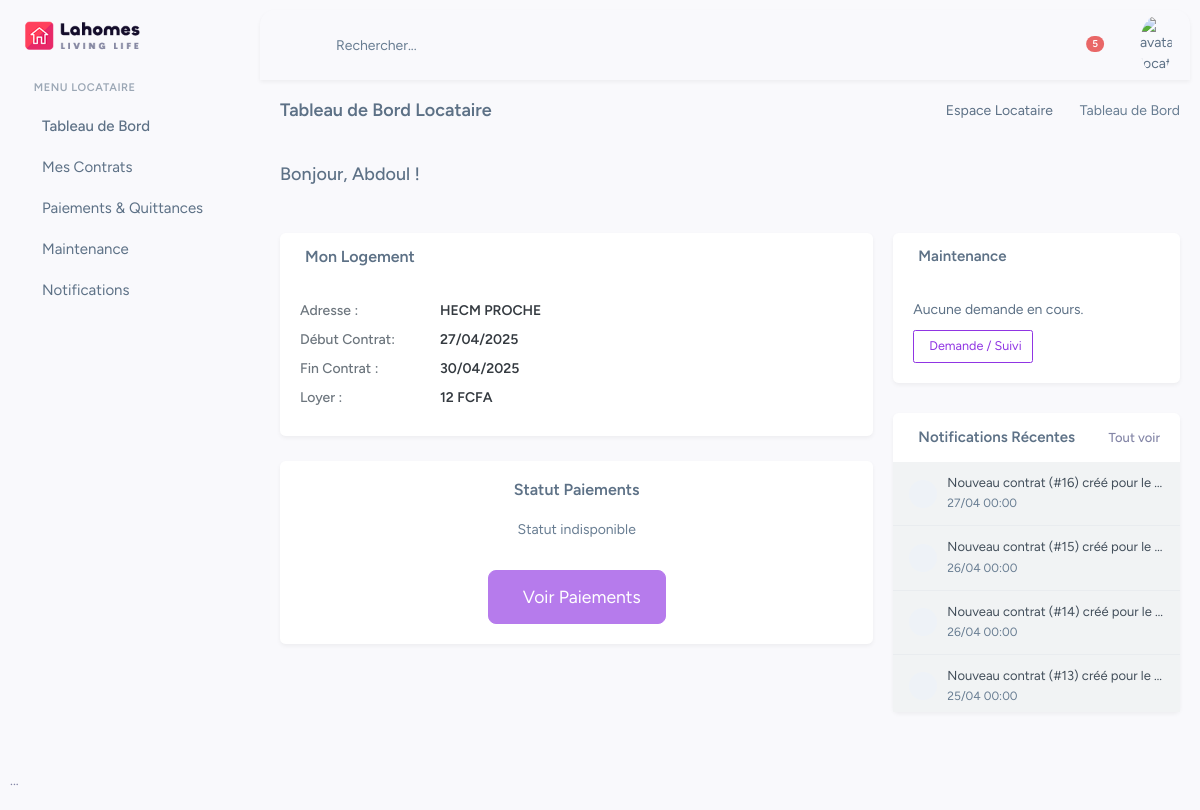
The app's page /techzaa.in/lahomes/admin/locataire-dashboard.php (signed in) with its own data.
### tables this page shows
CREATE TABLE `contrat` (
  `idContrat` int(11) NOT NULL,
  `dateDebut` date DEFAULT NULL,
  `dateFin` date DEFAULT NULL,
  `montantLoyer` float DEFAULT NULL,
  `caution` float DEFAULT NULL COMMENT 'Montant caution (si différent de 1 mois)',
  `moisAvance` int(11) DEFAULT 3 COMMENT 'Nombre de mois payés en avance',
  `dateCreation` timestamp NOT NULL DEFAULT current_timestamp(),
  `statutContrat` enum('En attente signatures','Signé par les parties','Actif','Résilié','Expiré') DEFAULT 'En attente signatures',
  `signatureLocataireDate` datetime DEFAULT NULL,
  `signatureProprioDate` datetime DEFAULT NULL,
  `signatureNotaireDate` datetime DEFAULT NULL COMMENT 'Date activation par notaire',
  `signature_proprio_image` varchar(255) DEFAULT NULL COMMENT 'Nom fichier signature uploadée par proprio',
  `signature_locataire_image` varchar(255) DEFAULT NULL COMMENT 'Nom fichier signature uploadée par locataire',
  `tokenSignatureLocataire` varchar(64) DEFAULT NULL,
  `tokenSignatureProprietaire` varchar(64) DEFAULT NULL,
  `tokenExpireAt` datetime DEFAULT NULL COMMENT 'Expiration des tokens de signature',
  `fichierContratSigneFinal` varchar(255) DEFAULT NULL COMMENT 'Chemin PDF final généré',
  `idBien` int(11) DEFAULT NULL,
  `idLocataire` int(11) DEFAULT NULL,
  `idProprietaire` int(11) DEFAULT NULL,
  `idNotaire` int(11) DEFAULT NULL
);

CREATE TABLE `bienimmobiliers` (
  `idBien` int(11) NOT NULL,
  `adresse` varchar(255) DEFAULT NULL,
  `statut` enum('Libre','Occupé') DEFAULT 'Libre',
  `loyerMensuel` decimal(10,2) DEFAULT NULL,
  `image_profil` varchar(255) DEFAULT NULL COMMENT 'Nom du fichier image principal',
  `supervisionStatut` enum('En attente','Validé','Suspendu') NOT NULL DEFAULT 'En attente' COMMENT 'Statut de validation par l''administrateur',
  `idProprietaire` int(11) DEFAULT NULL
);

CREATE TABLE `notification` (
  `idNotif` int(11) NOT NULL,
  `dateNotif` date DEFAULT NULL,
  `contenu` text DEFAULT NULL,
  `statutNotif` enum('Envoyé','Lu') DEFAULT NULL,
  `typeNotif` enum('email','appel de paiement','autre') DEFAULT NULL,
  `idUser` int(11) DEFAULT NULL
);

### techzaa.in/lahomes/admin/locataire-dashboard.php (the view, shortened to what this page needs)
<?php
require_once 'db_connection.php';
$locataireUserId = $_SESSION['user_id'] ?? null;
$locatairePrenom = $_SESSION['user_prenom'] ?? 'Locataire';
$idLocataire = $_SESSION['idLocataire'] ?? null;
if($idLocataire === null) {
    try {
        $stmt_lid = $pdo->prepare("SELECT idLocataire FROM locataire WHERE idUser = :userId");
        $stmt_lid->execute([':userId' => $locataireUserId]);
        $idLocataire = $stmt_lid->fetchColumn();
    } catch (PDOException $e) { error_log("PDO get_loc_id: " . $e->getMessage());  }
}
$contratActifData = null;
$paymentStatus = ['message' => '<span class="text-muted">Vérification...</span>', 'class' => 'text-muted', 'buttonText' => 'Vérifier Statut', 'disablePaymentButton' => true];
$maintenanceStatus = ['message' => "Aucune demande en cours."];
$recentNotifications = [];
$unreadNotificationCount = 0;
$pageAlerts = [];
try {
    $stmtContrat = $pdo->prepare("
        SELECT c.idContrat, c.dateDebut, c.dateFin, c.montantLoyer, b.adresse
        FROM contrat c
        JOIN bienimmobiliers b ON c.idBien = b.idBien
        WHERE c.idLocataire = ? AND c.statutContrat = 'Actif'
        ORDER BY c.idContrat DESC LIMIT 1
    ");
    if ($idLocataire) {
        $stmtContrat->execute([$idLocataire]);
        $contratActifData = $stmtContrat->fetch(PDO::FETCH_ASSOC);
    }
    if ($contratActifData) {
         $paiementAJour = true;
         if($paiementAJour) {
             $paymentStatus = ['message' => '<span class="text-success">Vos paiements sont à jour.</span>', 'class' => 'text-success', 'buttonText' => 'Voir Historique', 'disablePaymentButton' => false, 'link' => 'locataire-paiements.php'];
         } else {
         }
    } else {
         $paymentStatus = ['message' => '<span class="text-muted">Aucun contrat actif.</span>', 'class' => 'text-muted', 'buttonText' => 'Effectuer Paiement', 'disablePaymentButton' => true];
    }
    $stmtNotifs = $pdo->prepare("SELECT idNotif, contenu, dateNotif, typeNotif, statutNotif FROM notification WHERE idUser = ? ORDER BY idNotif DESC LIMIT 5");
    $stmtNotifs->execute([$locataireUserId]); $recentNotifications = $stmtNotifs->fetchAll(PDO::FETCH_ASSOC);
    $stmtUnread = $pdo->prepare("SELECT COUNT(*) FROM notification WHERE idUser = ? AND statutNotif = 'Envoyé'");
    $stmtUnread->execute([$locataireUserId]); $unreadNotificationCount = $stmtUnread->fetchColumn() ?: 0;
} catch (PDOException $e) { $pageAlerts[] = ['type' => 'danger', 'message' => 'Erreur chargement données dashboard.']; error_log("Err PDO dashboard locataire: " . $e->getMessage()); }
?>
<!DOCTYPE html>
<html lang="fr">
<head>
     <link href="assets/css/vendor.min.css" rel="stylesheet" type="text/css" />
     <link href="assets/css/icons.min.css" rel="stylesheet" type="text/css" />
     <link href="assets/css/app.min.css" rel="stylesheet" type="text/css" id="app-style"/>
</head>
<body>
    <div class="wrapper">
         <header class=""> <div class="topbar"> <div class="container-fluid"> <div class="navbar-header"> <div class="d-flex align-items-center gap-2"> <div class="topbar-item"><button type="button" class="button-toggle-menu topbar-button"><i class="ri-menu-2-line fs-24"></i></button></div> <form class="app-search d-none d-md-block me-auto"><div class="position-relative"><input type="search" class="form-control border-0" placeholder="Rechercher..." autocomplete="off" value=""><i class="ri-search-line search-widget-icon"></i></div></form> </div> <div class="d-flex align-items-center gap-1"> <div class="topbar-item"><button type="button" class="topbar-button" id="light-dark-mode"><i class="ri-moon-line fs-24 light-mode"></i><i class="ri-sun-line fs-24 dark-mode"></i></button></div> <div class="dropdown topbar-item d-none d-lg-flex"><button type="button" class="topbar-button" data-toggle="fullscreen"><i class="ri-fullscreen-line fs-24 fullscreen"></i><i class="ri-fullscreen-exit-line fs-24 quit-fullscreen"></i></button></div>
             <div class="dropdown topbar-item"> <button type="button" class="topbar-button position-relative" id="page-header-notifications-dropdown" data-bs-toggle="dropdown" aria-haspopup="true" aria-expanded="false"> <span id="topbarUnreadCount" class="position-absolute topbar-badge fs-10 translate-middle badge bg-danger rounded-pill <?php echo $unreadNotificationCount == 0 ? 'd-none' : ''; ?>"> <?php echo $unreadNotificationCount > 9 ? '9+' : $unreadNotificationCount; ?> </span> </button> </div>
             <div class="topbar-item d-none d-md-flex"><button type="button" class="topbar-button" id="theme-settings-btn" data-bs-toggle="offcanvas" data-bs-target="#theme-settings-offcanvas"><i class="ri-settings-4-line fs-24"></i></button></div>
             <div class="dropdown topbar-item"> <a type="button" class="topbar-button" id="page-header-user-dropdown" data-bs-toggle="dropdown"><span class="d-flex align-items-center"><img class="rounded-circle" width="32" src="assets/images/users/avatar-placeholder.png" alt="avatar-locataire"></span></a> </div>
         </div> </div> </div> </div> </header>
         <div class="main-nav">
               <div class="logo-box">
                    <a href="locataire-dashboard.html" class="logo-dark"><img src="assets/images/logo-sm.png" class="logo-sm" alt="logo sm"><img src="assets/images/logo-dark.png" class="logo-lg" alt="logo dark"></a>
               </div>
               <div class="scrollbar" data-simplebar>
                    <ul class="navbar-nav" id="navbar-nav">
                         <li class="menu-title">Menu Locataire</li>
                         <li class="nav-item">
                              <a class="nav-link active" href="locataire-dashboard.html"><span class="nav-icon"><i class="ri-dashboard-line"></i></span><span class="nav-text">Tableau de Bord</span></a>
                         </li>
                         <li class="nav-item">
                              <a class="nav-link" href="locataire-contrat.html"><span class="nav-icon"><i class="ri-file-text-line"></i></span><span class="nav-text">Mes Contrats</span></a>
                         </li>
                          <li class="nav-item">
                              <a class="nav-link" href="locataire-paiements.html"><span class="nav-icon"><i class="ri-secure-payment-line"></i></span><span class="nav-text">Paiements & Quittances</span></a>
                         </li>
                         <li class="nav-item">
                              <a class="nav-link" href="locataire-maintenance.html"><span class="nav-icon"><i class="ri-tools-line"></i></span><span class="nav-text">Maintenance</span></a>
                         </li>
                         <li class="nav-item">
                              <a class="nav-link" href="locataire-notifications.html"><span class="nav-text">Notifications</span></a>
                         </li>
                    </ul>
               </div>
          </div>
        <div class="page-content">
            <div class="container-fluid">
                <div class="row"> <div class="col-12"> <div class="page-title-box"> <h4 class="mb-0 fw-semibold">Tableau de Bord Locataire</h4> <ol class="breadcrumb m-0"> <li class="breadcrumb-item"><a href="javascript: void(0);">Espace Locataire</a></li> <li class="breadcrumb-item active">Tableau de Bord</li> </ol> </div> </div> </div>
                 <div class="row"> <div class="col-12"> <h4 class="welcome-message">Bonjour, <span id="locatairePrenom"><?php echo htmlspecialchars($locatairePrenom); ?></span> !</h4> </div> </div>
                <div class="row">
                    <div class="col-lg-7 col-xl-8">
                        <div class="card contract-summary-card"> <div class="card-header"> <h5 class="card-title mb-0"><i class="ri-home-heart-line me-1"></i> Mon Logement</h5> </div> <div class="card-body">
                            <?php if ($contratActifData): ?>
                             <dl class="mb-0">
                                 <dt>Adresse :</dt> <dd id="logementAdresse"><?php echo htmlspecialchars($contratActifData['adresse'] ?? 'Non défini'); ?></dd>
                                 <dt>Début Contrat:</dt> <dd id="contratDateDebut"><?php echo !empty($contratActifData['dateDebut']) ? date('d/m/Y', strtotime($contratActifData['dateDebut'])) : 'N/A'; ?></dd>
                                 <dt>Fin Contrat :</dt> <dd id="contratDateFin"><?php echo !empty($contratActifData['dateFin']) ? date('d/m/Y', strtotime($contratActifData['dateFin'])) : 'N/A'; ?></dd>
                                 <dt>Loyer :</dt> <dd id="contratMontantLoyer"><?php echo isset($contratActifData['montantLoyer']) ? number_format($contratActifData['montantLoyer'], 0, ',', ' ') . ' FCFA' : 'N/A'; ?></dd>
                             </dl>
                             <?php else: ?>
                                 <p class="text-muted text-center my-3">Aucun contrat de location actif.</p>
                             <?php endif; ?>
                        </div> </div>
                        <div class="card payment-action-card text-center"> <div class="card-body"> <h5 class="card-title">Statut Paiements</h5> <div id="paiementStatusMessage" class="status-text my-3 <?php echo htmlspecialchars($paymentStatus['class'] ?? 'text-muted'); ?>"> <?php echo $paymentStatus['message'] ?? '<span class="text-muted">Statut indisponible</span>'; ?> </div>
                            <a href="<?php echo htmlspecialchars($paymentStatus['link'] ?? 'locataire-paiements.php'); ?>" id="btnPayerMain" class="btn btn-lg mt-2 <?php echo ($paymentStatus['disablePaymentButton'] ?? true) ? 'btn-secondary disabled' : 'btn-success'; ?>"> <i class="ri-secure-payment-line me-2"></i> <span id="btnPayerText"><?php echo htmlspecialchars($paymentStatus['buttonText'] ?? 'Voir Paiements'); ?></span> </a>
                        </div> </div>
                    </div>
                     <div class="col-lg-5 col-xl-4 d-flex flex-column">
                        <div class="card mb-4"> <div class="card-header"><h5 class="card-title mb-0 fs-15"><i class="ri-tools-line me-1"></i> Maintenance</h5></div> <div class="card-body"> <p id="maintenanceStatus" class="mb-2 fs-14"><?php echo htmlspecialchars($maintenanceStatus['message'] ?? 'Statut indisponible.'); ?></p> <a href="locataire-maintenance.php" class="btn btn-outline-secondary btn-sm"> <i class="ri-add-line me-1"></i> Demande / Suivi</a> </div> </div>
                        <div class="card recent-notifications-card flex-grow-1">
                            <div class="card-header d-flex justify-content-between align-items-center"> <h5 class="card-title mb-0 fs-15"><i class="ri-notification-3-line me-1"></i> Notifications Récentes</h5> <a href="locataire-notifications.php" class="btn-link fw-medium fs-13">Tout voir</a> </div>
                            <div class="card-body p-0">
                                 <div class="list-group list-group-flush" id="recentNotificationsList" style="max-height: 250px; overflow-y: auto;">
                                      <?php if (empty($recentNotifications)): ?> <div id="noRecentNotifications" class="list-group-item text-center text-muted py-3"> Aucune notification récente. </div>
                                      <?php else:
                                         $activityIcons = ['paiement' => 'ri-money-dollar-circle-line text-success bg-success-subtle', 'rappel' => 'ri-alarm-warning-line text-warning bg-warning-subtle', 'contrat' => 'ri-file-text-line text-info bg-info-subtle', 'maintenance' => 'ri-tools-line text-primary bg-primary-subtle', 'autre' => 'ri-information-line text-secondary bg-light', 'info' => 'ri-information-line text-secondary bg-light'];
                                         foreach ($recentNotifications as $notif): $isUnread = ($notif['statutNotif'] === 'Envoyé'); $notifDate = !empty($notif['dateNotif']) ? date('d/m H:i', strtotime($notif['dateNotif'])) : '-'; $lienNotification = "locataire-notifications.php#notif-" . $notif['idNotif']; $iconInfoKey = $notif['typeNotif'] ?? 'info'; $iconInfo = $activityIcons[$iconInfoKey] ?? $activityIcons['info']; list($iconClass, $iconColor, $bgColor) = explode(' ', $iconInfo . ' text-secondary bg-light');
                                         ?>
                                         <a href="<?php echo htmlspecialchars($lienNotification); ?>" class="list-group-item list-group-item-action <?php echo $isUnread ? 'notification-unread' : ''; ?>" onclick="markNotificationAsRead(<?php echo $notif['idNotif']; ?>, this)"> <div class="d-flex align-items-center"> <div class="flex-shrink-0 me-2"> <div class="avatar-xs rounded-circle <?php echo $bgColor; ?> d-flex align-items-center justify-content-center notification-icon-sm"> <i class="<?php echo $iconClass; ?> <?php echo $iconColor; ?>"></i> </div> </div> <div class="flex-grow-1 overflow-hidden"> <p class="notification-text text-truncate mb-0 fs-13"><?php echo htmlspecialchars($notif['contenu']); ?></p> <small class="notification-time-sm text-muted"><?php echo $notifDate; ?></small> </div> </div> </a>
                                         <?php endforeach; endif; ?>
                                 </div>
                             </div>
                        </div>
                    </div>
                </div>
            </div>
        </div>
         <footer class="footer"> ... </footer>
    </div>
</body>
</html>

### techzaa.in/lahomes/admin/locataire-dashboard.php (style rules this page uses)
.welcome-message { margin-bottom: 1.5rem; }
.contract-summary-card dt { font-weight: 500; color: #6c757d; min-width: 130px; float: left; clear: left; margin-bottom: 0.5rem; }
.contract-summary-card dd { margin-left: 140px; font-weight: 600; color: #343a40; margin-bottom: 0.5rem; }
.payment-action-card .btn-lg { padding: 0.75rem 1.5rem; font-size: 1.1rem; }
.recent-notifications-card .list-group-item { padding: 0.75rem 1rem; border-bottom: 1px solid #e9ecef; }
.recent-notifications-card .notification-icon-sm { width: 28px; height: 28px; font-size: 1rem; }
.recent-notifications-card .notification-text { font-size: 0.85rem; line-height: 1.4; }
.recent-notifications-card .notification-time-sm { font-size: 0.75rem; color: #6c757d; }
.row > * { margin-bottom: 1.5rem; }
.row:last-child > * { margin-bottom: 0; }
.notification-unread { background-color: #f1f3f4 !important; font-weight: 500; }
.notify-item, .list-group-item-action { font-weight: normal; background-color: #ffffff; }

### records on screen
contrat: idBien.adresse "HECM PROCHE", dateDebut "27/04/2025", dateFin "30/04/2025", montantLoyer "12"
notification: contenu "Nouveau contrat (#16) créé pour le…", dateNotif "27/04 00:00"
notification: contenu "Nouveau contrat (#15) créé pour le…", dateNotif "26/04 00:00"
notification: contenu "Nouveau contrat (#14) créé pour le…", dateNotif "26/04 00:00"
notification: contenu "Nouveau contrat (#13) créé pour le…", dateNotif "25/04 00:00"

### other values on screen
$unreadNotificationCount "5"
$locatairePrenom "Abdoul"
$paymentStatus['message'] "Statut indisponible"
$paymentStatus['buttonText'] "Voir Paiements"
$maintenanceStatus['message'] "Aucune demande en cours."
